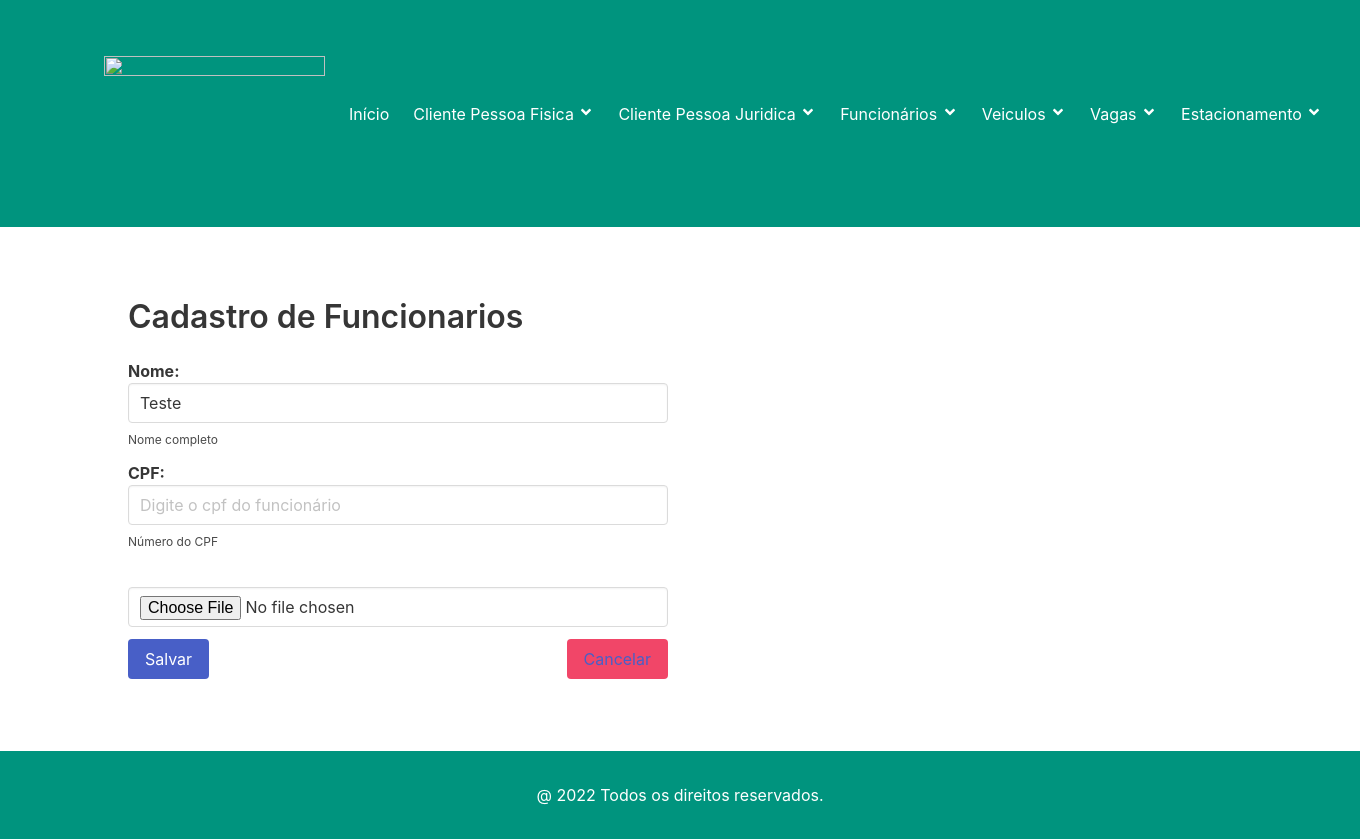
Page /3/funcionario/editar/ on the earlier database version.
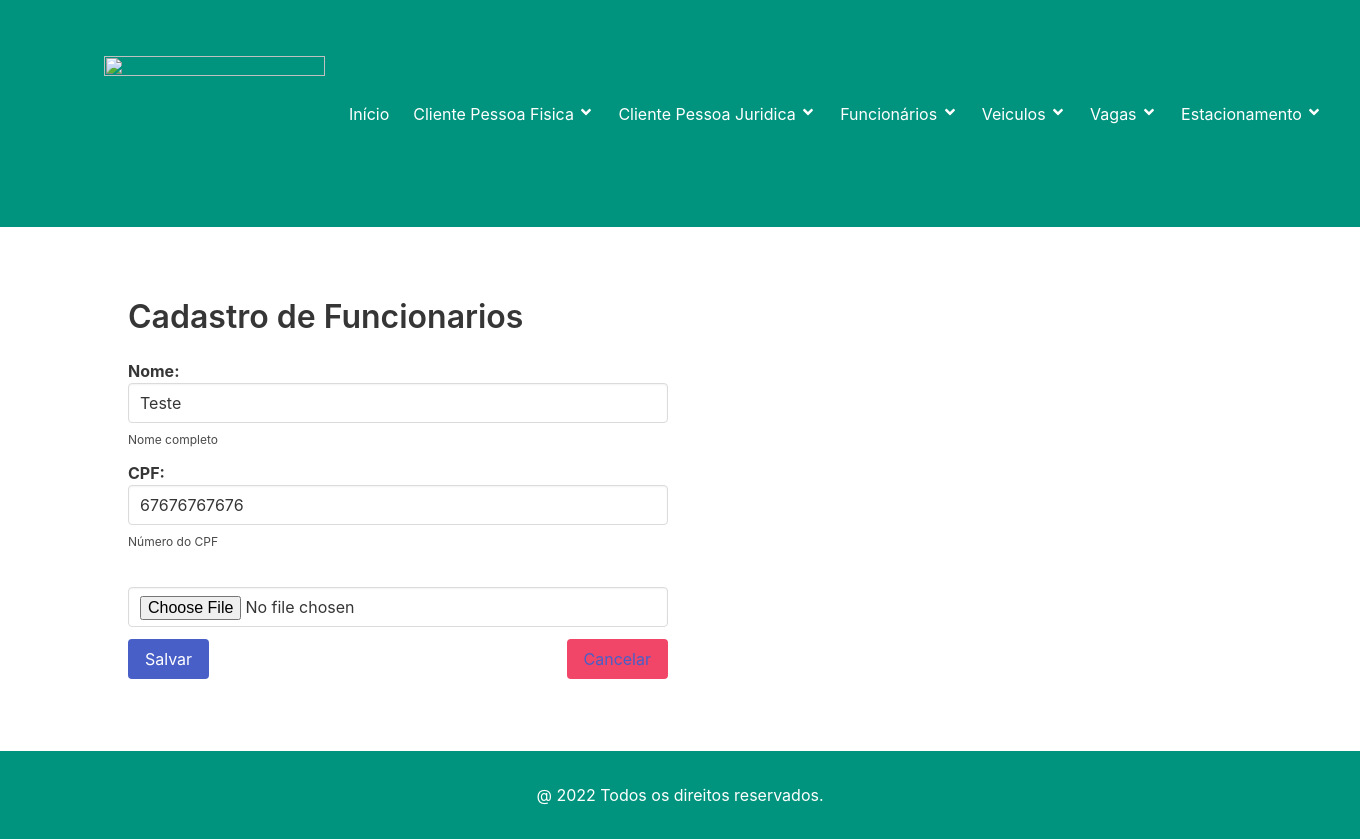
Same page on the later database version.
### funcionario/models.py (models this page shows, shortened)
class Funcionario(Pessoa):
    cpf = models.CharField('CPF', max_length=11, help_text='Número do CPF')
    class Meta:
        verbose_name = 'Funcionário'
        verbose_name_plural = 'Funcionários'
        ordering = ['nome', ]

### funcionario/views.py (the view)
# urls.py: path('<int:pk>/funcionario/editar/', FuncionarioUpDateView.as_view(), name='funcionario_editar'),
class FuncionarioUpDateView(SuccessMessageMixin, UpdateView):
    form_class = FuncionarioModelForm
    model = Funcionario
    template_name = 'funcionario_form.html'
    success_url = reverse_lazy('funcionarios')
    success_message = 'Funcionario atualizado com sucesso!'

### funcionario/forms.py
class FuncionarioModelForm(forms.ModelForm):
    class Meta:
        model = Funcionario
        fields = ['nome', 'cpf', 'foto']
        widgets = {
            'nome': forms.TextInput(
                attrs={'class': 'input', 'type': 'text', 'placeholder': 'Digite o nome do funcionário'}),
            'cpf': forms.TextInput(
                attrs={'class': 'input', 'type': 'text', 'placeholder': 'Digite o cpf do funcionário'}),
            'foto': forms.FileInput(attrs={'class': 'input', 'type': 'file'}),
        }
        error_messages = {
            'nome': {'required': 'O nome do funcionario é um campo obrigatório'},
            'cpf': {'required': 'O CPF do funcionário é um campo obrigatório',
                    'unique': 'CPF já cadastrado'},
        }

### funcionario/templates/funcionario_form.html (shortened to what this page needs)
{% extends "base.html" %}
{% block content %}
    <section class="section">
        <div class="container">
            <div class="column is-mobile">
                <div class="column is-half is-off-set-one-quarter">
                    <h3 class="title is-size-3">Cadastro de Funcionarios</h3>
                    <form method="POST" enctype="multipart/form-data">
                        {% for field in form %}
                            <div class="field">
                                {%if field.html_name == 'foto'%}
                                    {% if field.value is not empty %}
                                        <label class="label is-capitalizd">{{ field }}</label>
                                    {% else %}
                                        <label class="label is-capitalized">{{ field.label }}: {{ field }} </label>
                                {% endif %}
                                {% else %}
                                        <label class="label is-capitalized">{{ field.label }}: {{ field }} </label>
                                {% endif %}
                                {% if field.help_text %}
                                    <p class="help">{{ field.help_text }}</p>
                                {% endif %}
                            </div>
                        {% endfor %}
                        <button class="button is-link is-primary" type="submit">Salvar</button>
                        <button class="button is-danger is-pulled-right" type="reset">
                            <a href="{% url 'funcionarios' %}">Cancelar</a>
                        </button>
                    </form>
                </div>
            </div>
        </div>
    </section>
{% endblock %}

Differences in the rows shown:
changed Funcionario: cpf (not shown) → "67676767676"
